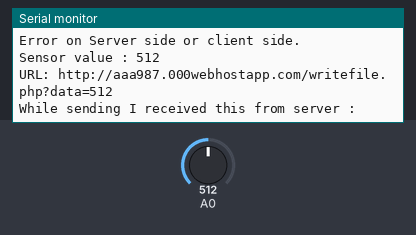
A sketch run on a simulated ESP8266 (NodeMCU). Parts: the last lines printed to the serial monitor. The inputs (shaded band) are chosen by the test bench; at power-on: A0 = 512. WiFi joins after 1.5 s; servers stay silent unless stated; uploads are accepted with an empty reply.

Above: at 13.1 s.
13.2 s: A0 set to 716
At 13.2 s:
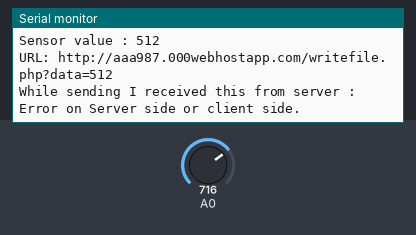
16.8 s: A0 set to 900
At 18.47 s:
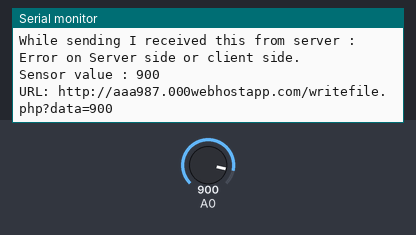
Timing chart, 0 to 20.0 s (numbered marks = the images above; inputs shaded):
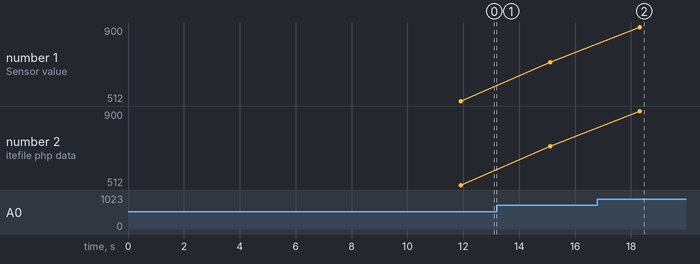

The sketch:

main.ino
```cpp
#include <ESP8266WiFi.h>
#include <ESP8266HTTPClient.h>
char* ssid = "name";
char* password = "name12345”";
int sensorValue;
int sendmessage(String d)
{
  int sres,net;
  if (WiFi.status()==WL_CONNECTED)
  {
    HTTPClient http;
    String url="http://aaa987.000webhostapp.com/writefile.php?data="+d;
    Serial.println("URL: "+url);
    http.begin(url);
    http.addHeader("Content-Type","text/plain");
    int httpCode=http.GET();
    String payload=http.getString();
    Serial.println("While sending I received this from server : "+payload);
    if (payload=="SUCCESS. Data written in file.")
    {
      sres=1;
      net=1;
    }
    else
    {
      sres=0;
      net=0;
    }
    http.end();
  }
  else
  {
    Serial.println("Internet Problem!");
    net=0;
  }
  return(sres && net);
}
void setup()
{
  Serial.begin(115200);
  WiFi.begin(ssid,password);
  while(WiFi.status() !=WL_CONNECTED)
  {
    delay(500);
    Serial.println("Waiting for connection");
  }
  Serial.println("Connected...");
  delay(1000);
  if (WiFi.status() ==WL_CONNECTED)
  {
    Serial.println("Wi-Fi Connected!");
    Serial.print("IP Address: ");
    Serial.println(WiFi.localIP());
  }
  delay(2000);
  Serial.println("Sending message to server espcomm");
  delay(5000);
  int res=sendmessage("Message_from_ESP8266");
  delay(1000);
  if (res==1)
  {
    Serial.println("Send Successfully");
  }
  else
  {
    Serial.println("Error on Server side or client side.");
  }
  int res1=sendmessage("Bikenum:7932");
  delay(1000);
  if (res1==1)
  {
    Serial.println("Send Successfully");
  }
  else
  {
    Serial.println("Error on Server side or client side.");
  }
}
void loop()
{
  sensorValue = analogRead(A0);
  Serial.print("Sensor value : ");
  Serial.println(sensorValue,DEC);
  int res=sendmessage((String)sensorValue);
  delay(1000);
  if (res==1 )
  {
    Serial.println("Send Successfully");
  }
  else
  {
    Serial.println("Error on Server side or client side.");
  }
  delay(2000);
}
```

Measured:
- after the input at 16.8 s, the serial monitor: prints a new line after 1.5 s (image 2)
- plotted number 1: 512 → 716 after the input at 13.2 s, 716 → 900 after the input at 16.8 s
- plotted number 2: 512 → 716 after the input at 13.2 s, 716 → 900 after the input at 16.8 s
